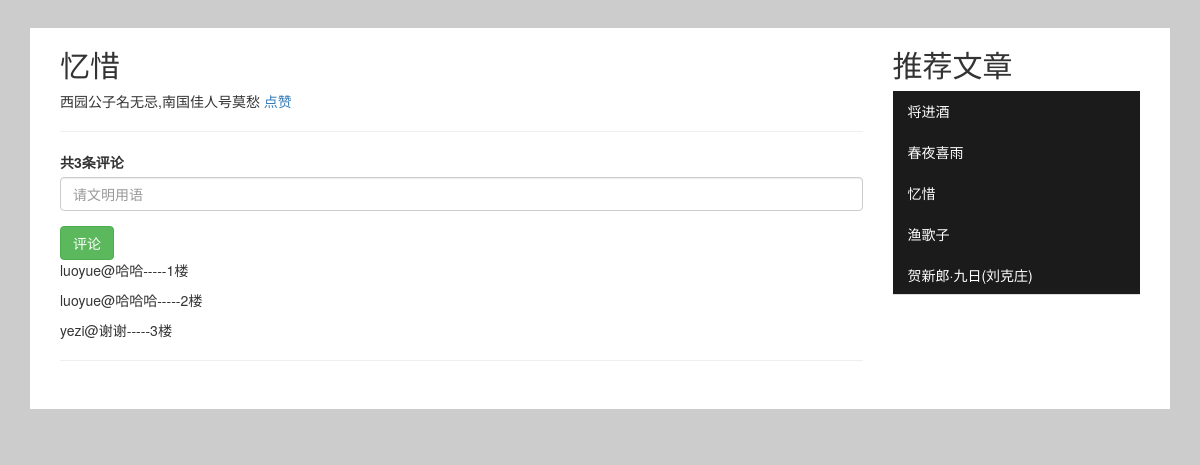
The app's page /detail/6 with its own data.
### infomation/models.py (models this page shows, shortened)
class Article(models.Model):
    title = models.CharField(max_length=64)
    content = models.TextField()
    create_time = models.DateTimeField(default=timezone.now)
    support_num = models.IntegerField(default=0)
    read_num = models.IntegerField(default=1)
    garde_num = models.IntegerField(default=0)
    author = models.ForeignKey(to=User, related_name='articles')
    column = models.ForeignKey(to=ArticleColumn, related_name='column_articles')

class Comment(models.Model):
    content = models.TextField()
    create_time = models.DateTimeField(default=timezone.now)
    user = models.ForeignKey(to=User, related_name='all_comments')
    article = models.ForeignKey(to=Article, related_name='comments')

class User(AbstractUser):
    IDENTITY = (
        ('Normal', 'Normal'),
        ('Redact', 'Redact'),
        ('Manage', 'Manage')
    )
    ATTITUDE = (
        (-1, '反对'),
        (0, ''),
        (1, '赞成')
    )
    attitude = models.IntegerField(choices=ATTITUDE, default=0)
    identity = models.CharField(choices=IDENTITY, default='Normal', max_length=6)
    def __str__(self):
        return self.username

### infomation/views.py (the view)
# urls.py: url(r'^detail/(?P<id>\d+)', views.detail, name="detail"),
def detail(request, id):
    article = Article.objects.get(id=id)
    article.read_num += 1
    article.save()
    article_by_grade = Article.objects.order_by('-garde_num')[:5]
    return render(request, 'infosite_article.html', {'article': article, 'article_by_grade': article_by_grade})

### infomation/templates/infosite_article.html (shortened to what this page needs)
<!DOCTYPE html>
<html>
<head>
    <link rel="stylesheet" href="/static/css/bootstrap.css"/>
</head>
<body>
<div class="container">
    <div id='content' class="container-fluid">
        <div class='col-md-9'>
            <h2>{{ article.title }}</h2>
                {{ article.content }}
    {% if user.attitude != 1 %}
        <a href="{% url 'vote' id=article.id %}">点赞</a>
    {% elif user.attitude == 1 %}
        <a href="{% url 'unvote' id=article.id %}">取消</a>
    {% endif %}
            <hr>
            <form role="form" action="{% url 'comment' id=article.id %}" method="get">
                <div class="form-group">
                    <label for="name">
                        共{{ article.comments.all|length }}条评论
                    </label>
                    <input name="content" class="form-control" placeholder="请文明用语"/>
                </div>
                <button type="submit" class="btn btn-success">评论</button>
            </form>
            {% for comm in article.comments.all %}
                <p>{{ comm.user }}@{{ comm.content }}-----{{ forloop.counter }}楼</p>
            {% endfor %}
            <hr>
        </div>
        <div class="col-md-3">
            <h2>推荐文章</h2>
            <ul class="nav nav-tabs nav-stacked">
                {% for article in article_by_grade %}
                <li>
                    <a href="{% url 'detail' id=article.id %}">{{ article.title }}</a>
                </li>
                {% endfor %}
            </ul>
        </div>
    </div>
</div>
</body>
</html>

### infomation/templates/infosite_article.html (style rules this page uses)
body { background-color: #CCC; }
#content { background-color: white; margin-top:2em; padding-bottom:2em; margin-bottom:2em; }
.col-md-3 li a { border: 0px; color: white; border-radius: 0px; margin-right: 0px; }
.col-md-3 ul { background-color: rgb(27, 27, 27); }

### records on screen
Article: title "忆惜", content "西园公子名无忌,南国佳人号莫愁", comments.all|length "3"
Comment: user "luoyue", content "哈哈"
Comment: user "luoyue", content "哈哈哈"
Comment: user "yezi", content "谢谢"
Article: title "将进酒"
Article: title "春夜喜雨"
Article: title "渔歌子"
Article: title "贺新郎·九日(刘克庄)"
